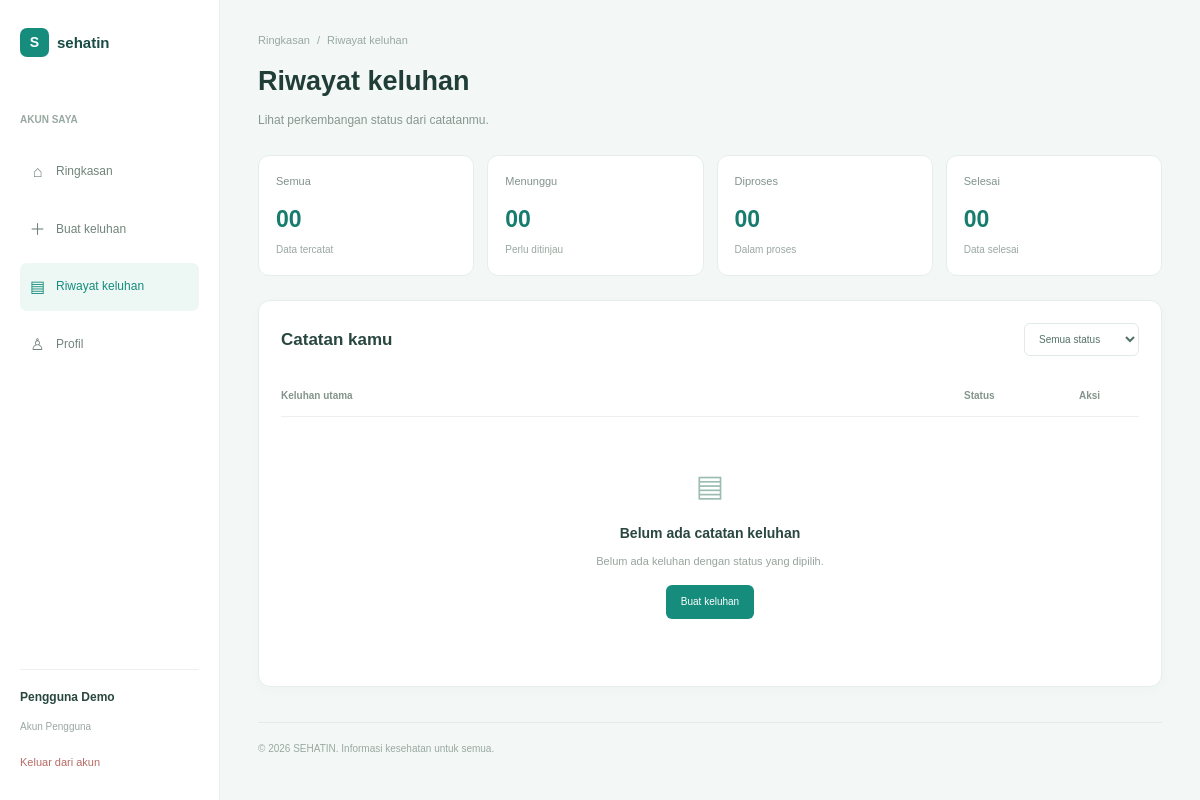
The app's page /user/complaints/history.php (signed in), older data.
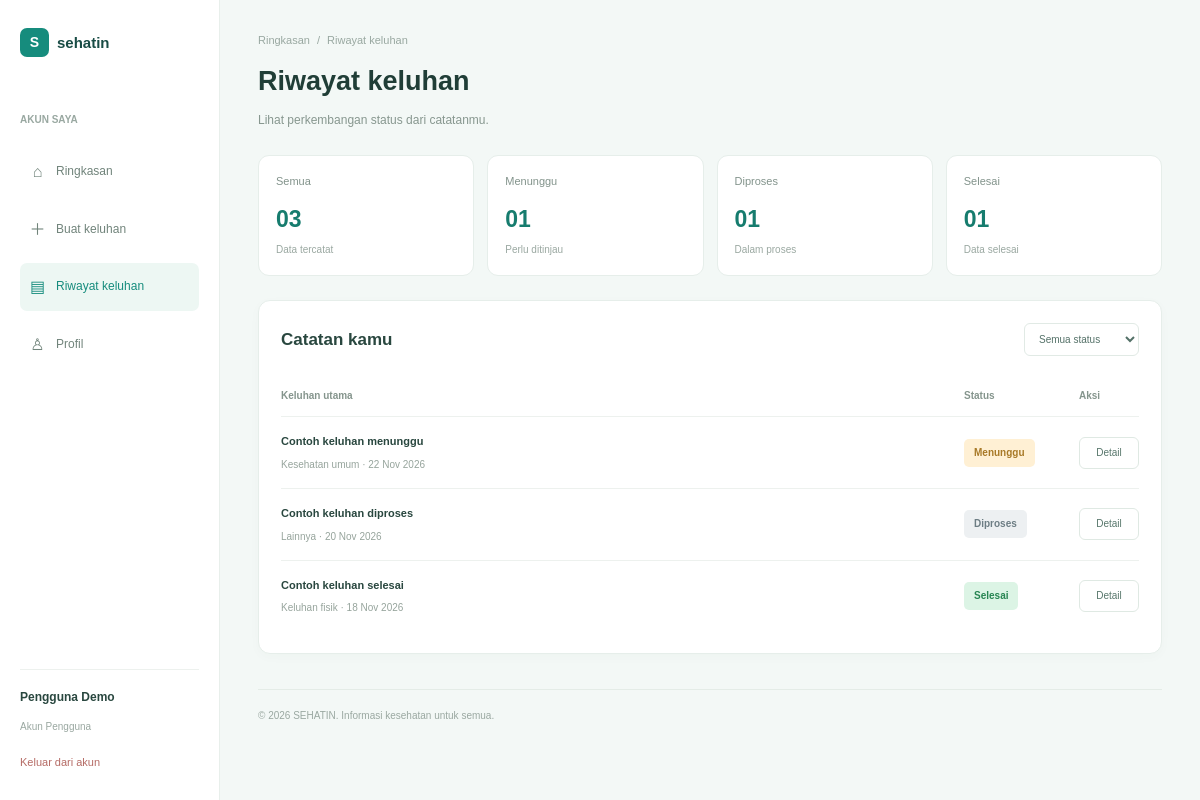
The same page, newer data.
### tables this page shows
CREATE TABLE IF NOT EXISTS complaints (
    id INT AUTO_INCREMENT PRIMARY KEY,
    user_id INT NOT NULL,
    category_id INT NOT NULL,
    title VARCHAR(150) NOT NULL,
    description TEXT NOT NULL,
    status ENUM('Menunggu', 'Diproses', 'Selesai')
        NOT NULL DEFAULT 'Menunggu',
    admin_note TEXT NULL,
    created_at DATETIME NOT NULL DEFAULT CURRENT_TIMESTAMP,
    updated_at DATETIME NULL,

    CONSTRAINT fk_complaints_user
        FOREIGN KEY (user_id)
        REFERENCES users(id)
        ON UPDATE CASCADE ON DELETE RESTRICT,

    CONSTRAINT fk_complaints_category
        FOREIGN KEY (category_id)
        REFERENCES complaint_categories(id)
        ON UPDATE CASCADE ON DELETE RESTRICT
);

CREATE TABLE IF NOT EXISTS complaint_categories (
    id INT AUTO_INCREMENT PRIMARY KEY,
    name VARCHAR(100) NOT NULL UNIQUE
);

### user/complaints/history.php (the view, shortened to what the changed rows need)
<?php
require_once __DIR__ . "/../../config/database.php";
$userId = (int) $_SESSION["user_id"];
$complaints = [];
$sql = "SELECT
            c.id,
            cc.name AS category,
            c.title,
            DATE_FORMAT(c.created_at, '%d %b %Y') AS date,
            c.status
        FROM complaints c
        JOIN complaint_categories cc
            ON c.category_id = cc.id
        WHERE c.user_id = ?
        ORDER BY c.created_at DESC";
$stmt = $conn->prepare($sql);
if ($stmt) {
    $stmt->bind_param("i", $userId);
    $stmt->execute();
    $stmt->bind_result(
        $complaintId,
        $complaintCategory,
        $complaintTitle,
        $complaintDate,
        $complaintStatus
    );
    while ($stmt->fetch()) {
        $complaints[] = [
            "id" => $complaintId,
            "category" => $complaintCategory,
            "title" => $complaintTitle,
            "date" => $complaintDate,
            "status" => $complaintStatus
        ];
    }
}
$total = count($complaints);
$waiting = 0;
$processing = 0;
$completed = 0;
foreach ($complaints as $complaint) {
    if ($complaint["status"] === "Menunggu") {
        $waiting++;
    } elseif ($complaint["status"] === "Diproses") {
        $processing++;
    } elseif ($complaint["status"] === "Selesai") {
        $completed++;
    }
}
$filter = $_GET["status"] ?? "Semua";
$filteredComplaints = array_filter(
    $complaints,
    function ($complaint) use ($filter) {
        return $filter === "Semua"
            || $complaint["status"] === $filter;
    }
);
function e($value)
{
    return htmlspecialchars(
        (string) $value,
        ENT_QUOTES,
        "UTF-8"
    );
}
function statusClass($status)
{
    if ($status === "Menunggu") {
        return "waiting";
    }
    if ($status === "Diproses") {
        return "processing";
    }
    return "completed";
}
?>
<!DOCTYPE html>
<html lang="id">
<head>
    <link rel="stylesheet" href="../../assets/css/reset.css">
    <link rel="stylesheet" href="../../assets/css/style.css">
    <link rel="stylesheet" href="../../assets/css/user-complaints.css">
    <link rel="stylesheet" href="../../assets/css/history-complaints.css">
</head>
<body class="complaint-page">
    <div class="complaint-layout">
        <main class="complaint-main">
            <header class="complaint-page-header">
                <h1>Riwayat keluhan</h1>
            </header>
            <section class="history-statistics">
                <article class="history-stat-card">
                    <span>Semua</span>
                    <h2><?= sprintf('%02d', $total) ?></h2>
                    <p>Data tercatat</p>
                </article>
                <article class="history-stat-card">
                    <span>Menunggu</span>
                    <h2><?= sprintf('%02d', $waiting) ?></h2>
                    <p>Perlu ditinjau</p>
                </article>
                <article class="history-stat-card">
                    <span>Diproses</span>
                    <h2><?= sprintf('%02d', $processing) ?></h2>
                    <p>Dalam proses</p>
                </article>
                <article class="history-stat-card">
                    <span>Selesai</span>
                    <h2><?= sprintf('%02d', $completed) ?></h2>
                    <p>Data selesai</p>
                </article>
            </section>
            <section class="history-card">
                <div class="history-heading">
                    <h2>Catatan kamu</h2>
                </div>
                <?php if (count($filteredComplaints) > 0): ?>
                <?php foreach ($filteredComplaints as $complaint): ?>
                <div class="history-row">
                    <div class="history-information">
                        <strong>
                            <?= e($complaint['title']) ?>
                        </strong>
                        <p>
                            <?= e($complaint['category']) ?>
                            <span>·</span>
                            <?= e($complaint['date']) ?>
                        </p>
                    </div>
                    <span class="history-status <?= statusClass($complaint['status']) ?>">
                        <?= e($complaint['status']) ?>
                    </span>
                    <a href="detail.php?id=<?= (int) $complaint['id'] ?>" class="history-detail-button">
                        Detail
                    </a>
                </div>
                <?php endforeach; ?>
                <?php else: ?>
                <div class="history-empty">
                    <span class="history-empty-icon">▤</span>
                    <h3>Belum ada catatan keluhan</h3>
                    <p>
                        Belum ada keluhan dengan status yang dipilih.
                    </p>
                    <a href="create.php">
                        Buat keluhan
                    </a>
                </div>
                <?php endif; ?>
            </section>
        </main>
    </div>
</body>
</html>

Row changes from the older to the newer data that the page shows:
added complaints: title "Contoh keluhan menunggu", category.name "Kesehatan umum", date "22 Nov 2026", status "Menunggu"
added complaints: title "Contoh keluhan diproses", category.name "Lainnya", date "20 Nov 2026", status "Diproses"
added complaints: title "Contoh keluhan selesai", category.name "Keluhan fisik", date "18 Nov 2026", status "Selesai"
Text that changed along with them:
$total: "00" → "03"
$waiting: "00" → "01"
$processing: "00" → "01"
$completed: "00" → "01"
text no longer shown: "▤ Belum ada catatan keluhan Belum ada keluhan dengan status yang dipilih. Buat keluhan"
